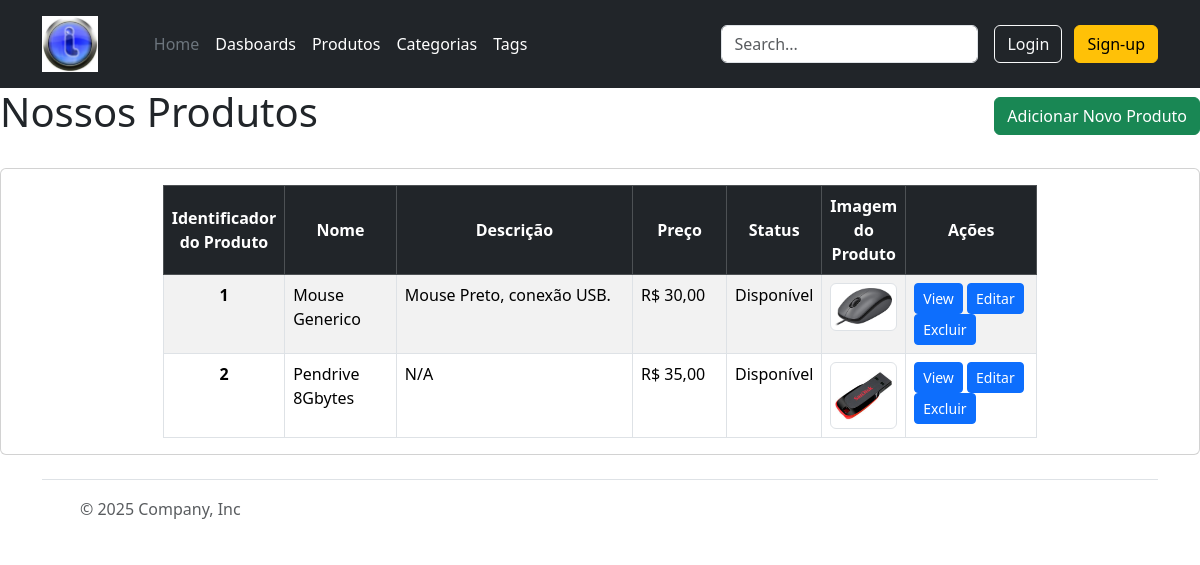
Screenshot of /estoque/produtos/listar/ with the database file from the repository.
### estoque/models.py (models this page shows, shortened)
class Produto(models.Model):
    nome = models.CharField(
        max_length=100,
        verbose_name="Nome do produto",
        help_text="Nome do produto"
        )
    descricao = models.TextField(
        verbose_name="Descrição",
        help_text="Descrição detalhada do produto",
        default="N/A"
        )
    preco = models.DecimalField(
        max_digits=10,
        decimal_places=2,
        verbose_name="Preço",
        help_text="Preço de venda do produto",
        default=0.0
    )
    estoque = models.PositiveIntegerField(
        default=0,
        verbose_name="Qt de produtos",
        help_text="Quantidade do produto em estoque"
    )
    disponivel = models.BooleanField(
        default=True,
        verbose_name="Produto Disponivel",
        help_text="Indica se o produto está disponível para venda"
    )
    imagem = models.ImageField(
        upload_to='produtos/',
        blank=True,
        null=True,
        help_text="Imagem de exibição do produto"
    )
    data_criacao = models.DateTimeField(
        verbose_name="Data de criação",
        auto_now_add=True
    )
    data_atualizacao = models.DateTimeField(
        verbose_name="Data de atualização",
        auto_now=True
    )
    categoria = models.ForeignKey(
        Categoria,
        on_delete=models.SET_NULL,
        null=True,  # <-- Permite que o valor no banco de dados seja NULO
        blank=True, # <-- Permite que o campo no admin/formulários fique em branco
        related_name="produtos"
    )
    tag = models.ManyToManyField (
        Protuto_Tag,
        related_name="produto_tags"
    )
    class Meta:
        verbose_name = "Produto"
        verbose_name_plural = "Produtos"
        ordering = ['nome']

### estoque/views.py (the view)
# urls.py: path('produtos/listar/', views.ProdutoTabelaListView.as_view(), name='produto_tabela_list'),
class ProdutoTabelaListView(ListView):
    model = Produto
    template_name = 'estoque/produto_tabela_list.html'
    context_object_name = 'produtos'  # Nome da variável a ser usada no template
    ordering = ['nome']  # Opcional: ordena os produtos por nome
    paginate_by = 10 # Opcional: Adiciona paginação

### estoque/templates/estoque/produto_tabela_list.html (shortened to what this page needs)
{% extends 'estoque/_base.html' %}
{% block content %}
<div class="d-flex justify-content-between align-items-center mb-4">
  <h1>Nossos Produtos</h1>
  <a href="" class="btn btn-success">Adicionar Novo Produto</a>
</div>
<div class="card justify-content-center">
  <div class="card-body justify-content-center">
      <div class="d-flex justify-content-center">
        <table class="table table-striped table-hover table-bordered mb-0 w-75 ">
            <thead class="table-dark ">
                <tr class="align-middle">
                  <th scope="col" style="width: 10px;" class="text-center" >Identificador do Produto</th>
                  <th scope="col" style="width: 200px;" class="text-center" >Nome</th>
                  <th scope="col" style="width: 700px;" class="text-center" >Descrição</th>
                  <th scope="col" style="width: 200px;" class="text-center" >Preço</th>
                  <th scope="col" class="text-center">Status</th>
                  <th scope="col" class="text-center" >Imagem do Produto</th>
                  <th scope="col" class="text-center" style="width:15%;" >Ações</th>
                </tr>
              </thead>
              <tbody>
                {% for obj in produtos %}
                <tr class="text-justify">
                  <th  class="text-center" scope="row">{{ obj.id }}</th>
                  <td>{{ obj.nome }}</td>
                  <td>{{ obj.descricao }}</td>
                  <td>R$ {{ obj.preco }}</td>
                  {% if obj.disponivel %}
                    <td>Disponível</td>
                  {% else %}
                    <td>Não Disponível</td>
                  {% endif %}
                  {% if obj.imagem %}
                    <td><img src={{ obj.imagem.url }} class='img-thumbnail'></td>
                  {% else %}
                    <td><img src="https://placehold.co/180x180" class='img-thumbnail'  ></td>
                  {% endif %}
                  <td>
                    <div class="d-grid gap-2 d-md-block">
                      <a class="btn btn-primary btn-sm" href="{% url 'estoque:detailprod' obj.pk %}">View</a>
                      <a class="btn btn-primary btn-sm" href="{% url 'estoque:detailprod' obj.pk %}">Editar</a>
                        <a class="btn btn-primary btn-sm" href="{% url 'estoque:detailprod' obj.pk %}">Excluir</a>
                    </div>
                  </td>
                </tr>
                {% empty %}
                <td colspan="7" class="text-center">Nenhum Produto cadastrado!!!</td>
                {% endfor %}
            </tbody>
        </table>
    </div>
  </div>
</div>
{% endblock%}

### rows the page displays
Produto: id "1", nome "Mouse Generico", descricao "Mouse Preto, conexão USB.", preco "30,00", disponivel "Disponível", imagem (picture)
Produto: id "2", nome "Pendrive 8Gbytes", descricao "N/A", preco "35,00", disponivel "Disponível", imagem (picture)
